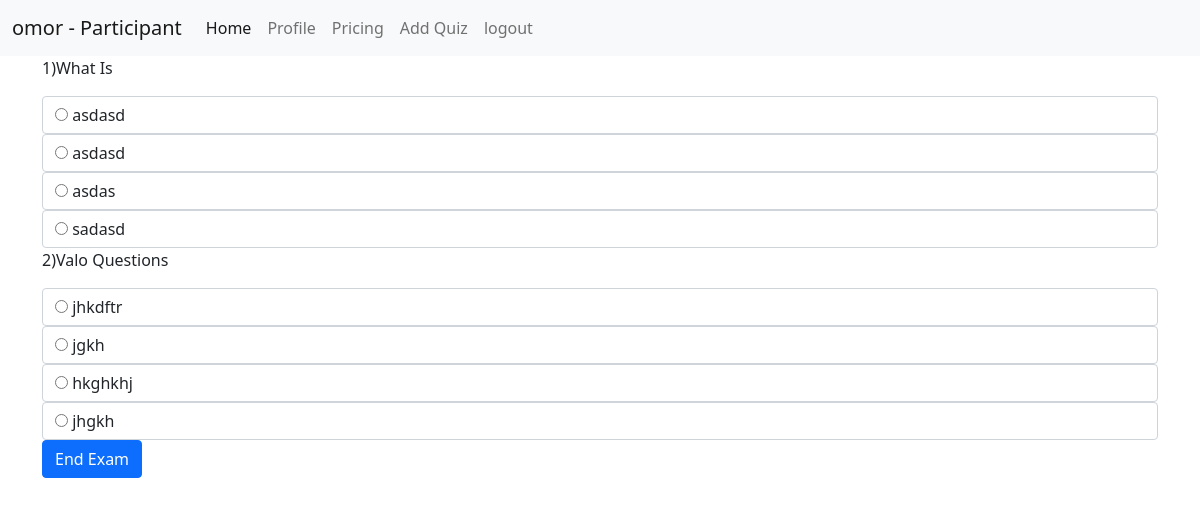
/exam/1/ (signed in), run on the app's committed database.
### quizApp/models.py (models this page shows, shortened)
class UserModel(AbstractUser):
    USER_TYPE = [
        ('Admin','Admin'),
        ('Participant','Participant'),
    ]
    user_type = models.CharField(choices=USER_TYPE, max_length=30, null=True)
    def __str__(self):
        return self.username

class QuestionModel(models.Model):
    quiz = models.ForeignKey(QuizModel, on_delete=models.CASCADE, related_name='questions')
    text = models.CharField(max_length=30,null=True)

class OptionModel(models.Model):
    question = models.ForeignKey(QuestionModel, on_delete=models.CASCADE, related_name='options')
    text = models.CharField(max_length=30,null=True)
    is_correct = models.BooleanField(null=True , default=0)

### quizApp/views.py (the view, shortened to what this page needs)
# urls.py: path('exam/<str:quiz_id>/', examPage, name='exam'),
def examPage(request,quiz_id):
    try:
        user = Profile.objects.get(user = request.user)
    except Profile.DoesNotExist:
        user = Profile.objects.create(user = request.user)
    quiz = QuizModel.objects.get(id = quiz_id)
    questions = quiz.questions.all()
    context ={
        'questions':questions
    }
    return render(request, 'pages/exam.html',context)

### quizApp/templates/pages/exam.html (shortened to what this page needs)
{% extends 'base/base.html' %}
{% block body %}
<form action="" method="post">
{% for q in questions %}
    <p>{{forloop.counter}}){{q.text}}</p>
    {% for o in q.options.all %}
    <label for="" class="form-control">
        <input type="radio" name="q_{{q.id}}" value="{{o.id}}">
        <span>{{o.text}}</span>
    </label>
    {% endfor %}
{% endfor %}
    <input type="submit" value="End Exam" class="btn btn-primary">
</form>
{% endblock body %}

### quizApp/templates/base/nav.html (shortened to what this page needs)
<nav class="navbar navbar-expand-lg navbar-light bg-light">
  <div class="container-fluid">
    <a class="navbar-brand" href="#">{{request.user}} - {{request.user.user_type}}</a>
    <div class="collapse navbar-collapse" id="navbarNav">
      <ul class="navbar-nav">
        <li class="nav-item">
          <a class="nav-link active" aria-current="page" href="/dashboard">Home</a>
        </li>
        {% if request.user.user_type == 'Participant' %}
            <li class="nav-item">
          <a class="nav-link" href="/profile">Profile</a>
        </li>
        {% endif %}
        <li class="nav-item">
          <a class="nav-link" href="#">Pricing</a>
        </li>
        <li class="nav-item">
          <a class="nav-link" href="/quiz">Add Quiz</a>
        </li>
        <li class="nav-item">
          <a class="nav-link" href="/logout" tabindex="-1" >logout</a>
        </li>
      </ul>
    </div>
  </div>
</nav>

### data on the page
UserModel: user "omor", user.user_type "Participant"
QuestionModel: text "What Is"
OptionModel: text "asdasd"
OptionModel: text "asdasd"
OptionModel: text "asdas"
OptionModel: text "sadasd"
QuestionModel: text "Valo Questions"
OptionModel: text "jhkdftr"
OptionModel: text "jgkh"
OptionModel: text "hkghkhj"
OptionModel: text "jhgkh"
